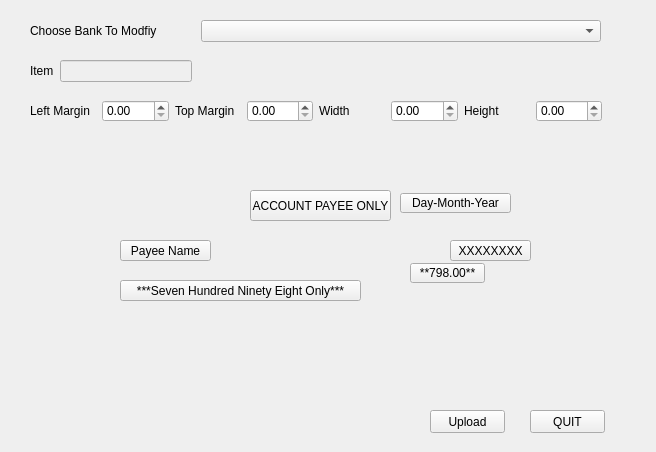
<?xml version="1.0" encoding="UTF-8"?>
<ui version="4.0">
 <class>modify</class>
 <widget class="QWidget" name="modify">
  <property name="geometry">
   <rect>
    <x>0</x>
    <y>0</y>
    <width>656</width>
    <height>452</height>
   </rect>
  </property>
  <property name="windowTitle">
   <string>Form</string>
  </property>
  <widget class="QLabel" name="label_5">
   <property name="geometry">
    <rect>
     <x>20</x>
     <y>130</y>
     <width>611</width>
     <height>291</height>
    </rect>
   </property>
   <property name="text">
    <string/>
   </property>
   <property name="pixmap">
    <pixmap resource="plx.qrc">:/plx/template.png</pixmap>
   </property>
  </widget>
  <widget class="QPushButton" name="paynm_bu">
   <property name="geometry">
    <rect>
     <x>120</x>
     <y>240</y>
     <width>91</width>
     <height>21</height>
    </rect>
   </property>
   <property name="text">
    <string>Payee Name</string>
   </property>
  </widget>
  <widget class="QPushButton" name="cheq_bu">
   <property name="geometry">
    <rect>
     <x>120</x>
     <y>280</y>
     <width>241</width>
     <height>21</height>
    </rect>
   </property>
   <property name="text">
    <string>***Seven Hundred Ninety Eight Only***</string>
   </property>
  </widget>
  <widget class="QPushButton" name="date_bu">
   <property name="geometry">
    <rect>
     <x>400</x>
     <y>193</y>
     <width>111</width>
     <height>20</height>
    </rect>
   </property>
   <property name="text">
    <string>Day-Month-Year</string>
   </property>
  </widget>
  <widget class="QPushButton" name="bearer_bu">
   <property name="geometry">
    <rect>
     <x>450</x>
     <y>240</y>
     <width>81</width>
     <height>21</height>
    </rect>
   </property>
   <property name="text">
    <string>XXXXXXXX</string>
   </property>
  </widget>
  <widget class="QPushButton" name="amount_bu">
   <property name="geometry">
    <rect>
     <x>410</x>
     <y>263</y>
     <width>75</width>
     <height>20</height>
    </rect>
   </property>
   <property name="text">
    <string>**798.00**</string>
   </property>
  </widget>
  <widget class="QPushButton" name="acc_bu">
   <property name="geometry">
    <rect>
     <x>250</x>
     <y>190</y>
     <width>141</width>
     <height>31</height>
    </rect>
   </property>
   <property name="text">
    <string>ACCOUNT PAYEE ONLY</string>
   </property>
  </widget>
  <widget class="QPushButton" name="quit">
   <property name="geometry">
    <rect>
     <x>530</x>
     <y>410</y>
     <width>75</width>
     <height>23</height>
    </rect>
   </property>
   <property name="text">
    <string>QUIT</string>
   </property>
  </widget>
  <widget class="QPushButton" name="upload">
   <property name="geometry">
    <rect>
     <x>430</x>
     <y>410</y>
     <width>75</width>
     <height>23</height>
    </rect>
   </property>
   <property name="text">
    <string>Upload</string>
   </property>
  </widget>
  <widget class="QWidget" name="">
   <property name="geometry">
    <rect>
     <x>30</x>
     <y>100</y>
     <width>572</width>
     <height>22</height>
    </rect>
   </property>
   <layout class="QHBoxLayout" name="horizontalLayout">
    <item>
     <widget class="QLabel" name="label">
      <property name="text">
       <string>Left Margin</string>
      </property>
     </widget>
    </item>
    <item>
     <widget class="QDoubleSpinBox" name="lm_spin"/>
    </item>
    <item>
     <widget class="QLabel" name="top_m_ed">
      <property name="text">
       <string>Top Margin</string>
      </property>
     </widget>
    </item>
    <item>
     <widget class="QDoubleSpinBox" name="top_spin"/>
    </item>
    <item>
     <widget class="QLabel" name="width_ed">
      <property name="text">
       <string>Width</string>
      </property>
     </widget>
    </item>
    <item>
     <widget class="QDoubleSpinBox" name="w_spin"/>
    </item>
    <item>
     <widget class="QLabel" name="height_ed">
      <property name="text">
       <string>Height</string>
      </property>
     </widget>
    </item>
    <item>
     <widget class="QDoubleSpinBox" name="h_spin"/>
    </item>
   </layout>
  </widget>
  <widget class="QWidget" name="">
   <property name="geometry">
    <rect>
     <x>30</x>
     <y>20</y>
     <width>571</width>
     <height>22</height>
    </rect>
   </property>
   <layout class="QHBoxLayout" name="horizontalLayout_2">
    <item>
     <widget class="QLabel" name="label_6">
      <property name="text">
       <string>Choose Bank To Modfiy</string>
      </property>
     </widget>
    </item>
    <item>
     <widget class="QComboBox" name="bank_comboBox">
      <property name="minimumSize">
       <size>
        <width>400</width>
        <height>20</height>
       </size>
      </property>
     </widget>
    </item>
   </layout>
  </widget>
  <widget class="QWidget" name="">
   <property name="geometry">
    <rect>
     <x>30</x>
     <y>60</y>
     <width>162</width>
     <height>22</height>
    </rect>
   </property>
   <layout class="QHBoxLayout" name="horizontalLayout_3">
    <item>
     <widget class="QLabel" name="label_2">
      <property name="text">
       <string>Item</string>
      </property>
     </widget>
    </item>
    <item>
     <widget class="QLineEdit" name="ittm_nm_ed">
      <property name="enabled">
       <bool>false</bool>
      </property>
     </widget>
    </item>
   </layout>
  </widget>
 </widget>
 <resources>
  <include location="plx.qrc"/>
 </resources>
 <connections/>
</ui>
